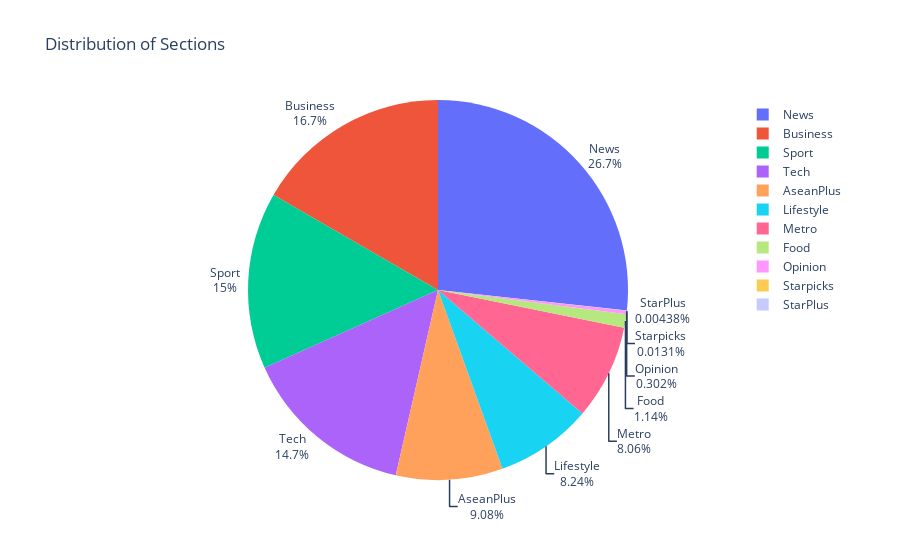
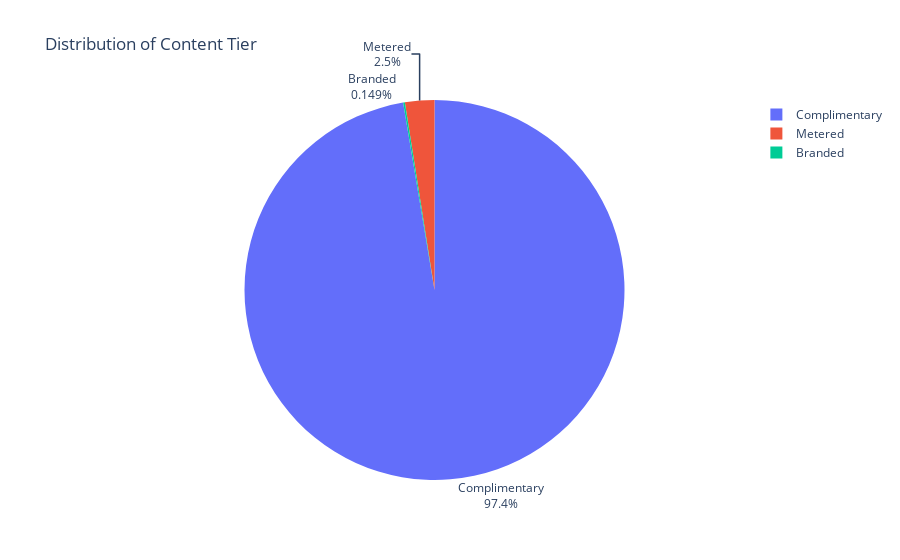
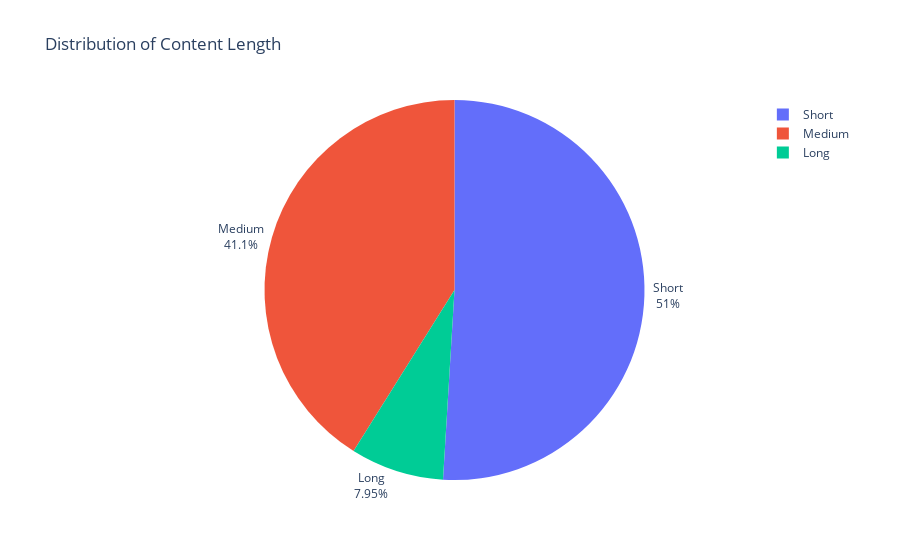

Notebook cell for these charts, in order:
### Code cell
import plotly.express as px

# Pie chart for sections
section_counts = df_half_2024['section'].value_counts()
fig = px.pie(values=section_counts.values, names=section_counts.index, title='Distribution of Sections')
fig.update_traces(textposition='outside', textinfo='percent+label')
fig.show()

# Pie chart for content tier
content_tier_counts = df_half_2024['content_tier'].value_counts()
fig = px.pie(values=content_tier_counts.values, names=content_tier_counts.index, title='Distribution of Content Tier')
fig.update_traces(textposition='outside', textinfo='percent+label')
fig.show()

# Pie chart for content length
content_length_counts =df_half_2024['content_length'].value_counts()
fig = px.pie(values=content_length_counts.values, names=content_length_counts.index, title='Distribution of Content Length')
fig.update_traces(textposition='outside', textinfo='percent+label')
fig.show()

### Figure 1 — Plotly figure (JSON) as saved in the notebook; plotly's stock layout.template omitted (floating-point values rounded to 4 significant figures)
{"data": [{"domain": {"x": [0, 1], "y": [0, 1]}, "hovertemplate": "label=%{label}<br>value=%{value}<extra></extra>", "labels": ["News", "Business", "Sport", "Tech", "AseanPlus", "Lifestyle", "Metro", "Food", "Opinion", "Starpicks", "StarPlus"], "legendgroup": "", "name": "", "showlegend": true, "textinfo": "percent+label", "textposition": "outside", "type": "pie", "values": [6105, 3805, 3437, 3364, 2073, 1882, 1842, 261, 69, 3, 1]}], "layout": {"autosize": true, "hiddenlabels": [], "legend": {"tracegroupgap": 0}, "title": {"text": "Distribution of Sections"}}}

### Figure 2 — Plotly figure (JSON) as saved in the notebook; plotly's stock layout.template omitted (floating-point values rounded to 4 significant figures)
{"data": [{"domain": {"x": [0, 1], "y": [0, 1]}, "hovertemplate": "label=%{label}<br>value=%{value}<extra></extra>", "labels": ["Complimentary", "Metered", "Branded"], "legendgroup": "", "name": "", "showlegend": true, "textinfo": "percent+label", "textposition": "outside", "type": "pie", "values": [22238, 570, 34]}], "layout": {"autosize": true, "legend": {"tracegroupgap": 0}, "title": {"text": "Distribution of Content Tier"}}}

### Figure 3 — Plotly figure (JSON) as saved in the notebook; plotly's stock layout.template omitted (floating-point values rounded to 4 significant figures)
{"data": [{"domain": {"x": [0, 1], "y": [0, 1]}, "hovertemplate": "label=%{label}<br>value=%{value}<extra></extra>", "labels": ["Short", "Medium", "Long"], "legendgroup": "", "name": "", "showlegend": true, "textinfo": "percent+label", "textposition": "outside", "type": "pie", "values": [11641, 9385, 1816]}], "layout": {"autosize": true, "legend": {"tracegroupgap": 0}, "title": {"text": "Distribution of Content Length"}}}
